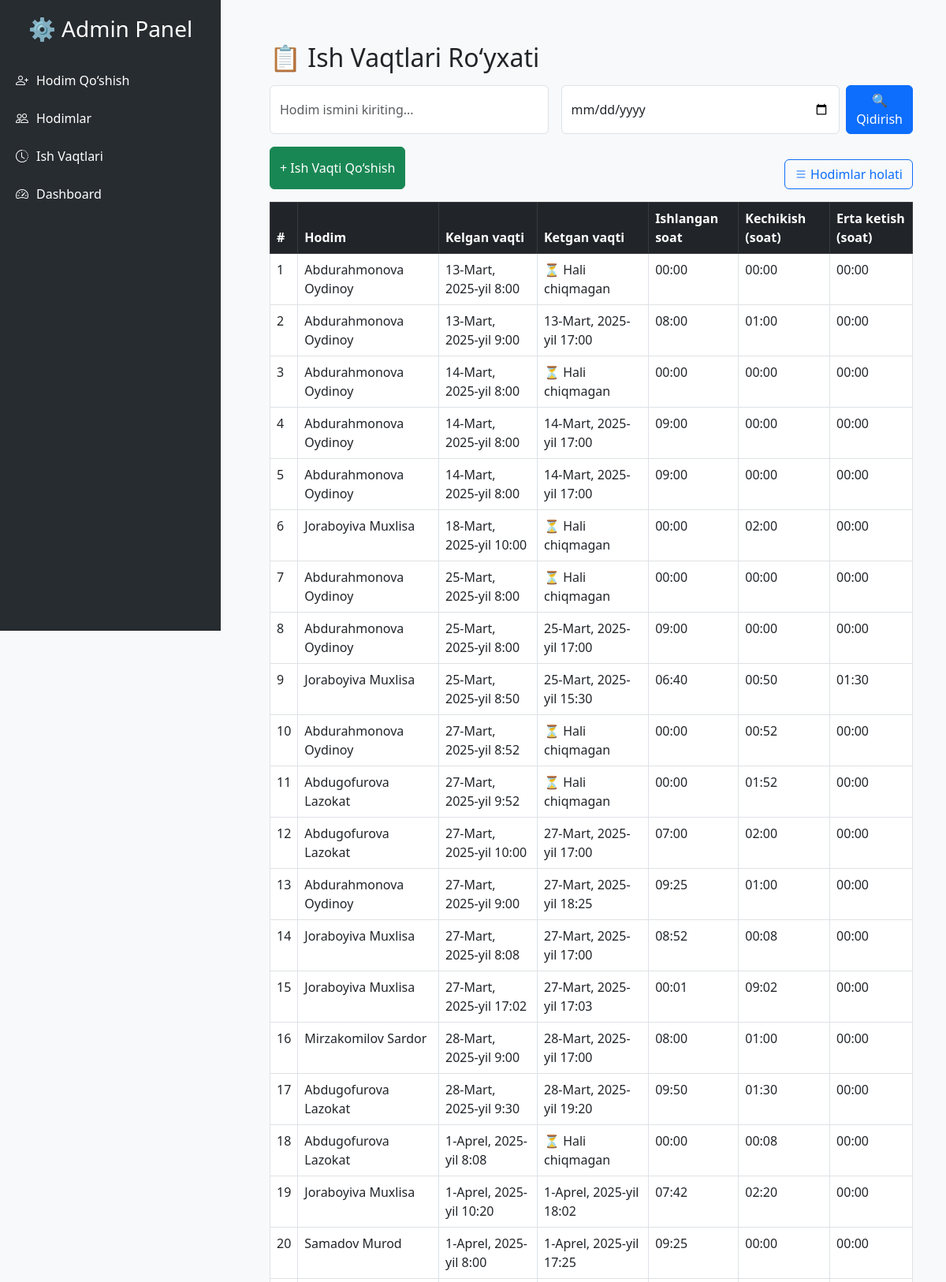
The page /worklogs/ (upper part) on the database its author committed.
### hodimlar/models.py (models this page shows, shortened)
class WorkLog(models.Model):
    hodim = models.ForeignKey('Hodim', on_delete=models.CASCADE)
    check_in = models.DateTimeField()
    check_out = models.DateTimeField(null=True, blank=True)
    @property
    def hours_worked(self):
        if self.check_out:
            total_seconds = (self.check_out - self.check_in).total_seconds()
            hours = int(total_seconds // 3600)
            minutes = int((total_seconds % 3600) // 60)
            return f"{hours:02}:{minutes:02}"  # HH:MM format
        return "00:00"
    @property
    def late_check_in_hours(self):
        if self.check_in:
            local_check_in = localtime(self.check_in)  # ✅ UTC vaqtni lokal vaqtga o‘tkazish
            if local_check_in.time() > time(8, 0):
                late_seconds = (local_check_in - local_check_in.replace(hour=8, minute=0, second=0)).total_seconds()
                return self.format_hours_minutes(late_seconds)  # ✅ TO‘G‘RI METOD NOMI
        return "00:00"
    @property
    def early_leave_hours(self):
        if self.check_out:
            local_check_out = localtime(self.check_out)  # ✅ UTC vaqtni lokal vaqtga o‘tkazish
            if local_check_out.time() < time(17, 0):  # Agar check-out vaqti 17:00 dan oldin bo'lsa
                early_seconds = (local_check_out.replace(hour=17, minute=0, second=0) - local_check_out).total_seconds()
                return self.format_hours_minutes(early_seconds)  # ✅ TO‘G‘RI METOD NOMI
        return "00:00"
    def format_hours_minutes(self, total_seconds):  # ✅ TO‘G‘RI METOD NOMI
        hours = int(total_seconds // 3600)
        minutes = int((total_seconds % 3600) // 60)
        return f"{hours:02}:{minutes:02}"

class Hodim(models.Model):
    first_name = models.CharField(
        max_length=50,
        validators=[RegexValidator(r'^[a-zA-Z\s]+$', "Ism faqat harflardan iborat bo'lishi kerak")]
    )
    last_name = models.CharField(
        max_length=50,
        validators=[RegexValidator(r'^[a-zA-Z\s]+$', "Familiya faqat harflardan iborat bo'lishi kerak")]
    )
    phone_number = models.CharField(
        max_length=13,
        unique=True,
        validators=[RegexValidator(r'^\+998\d{9}$', "Telefon raqami +998 formatida va 9 ta raqamdan iborat bo'lishi kerak")]
    )
    lavozim = models.CharField(
        max_length=50,
        choices=LAVOZIMLAR,
        default='Tikuvchi'  # Agar lavozim tanlanmasa, "Tikuvchi" deb belgilaydi
    )
    birth_date = models.DateField(null=True, blank=True)
    is_active = models.BooleanField(default=True)
    joined_at = models.DateTimeField(auto_now_add=True)
    class Meta:
        constraints = [
            models.UniqueConstraint(
                fields=['first_name', 'last_name', 'phone_number'],
                name='unique_hodim'
            )
        ]
        ordering = ['first_name', 'last_name']
        verbose_name = "Hodim"
        verbose_name_plural = "Hodimlar"

### hodimlar/views.py (the view)
# urls.py: path('worklogs/', worklog_list, name='worklog_list'),
def worklog_list(request):
    qidirish = request.GET.get("qidirish", "").strip()
    date_filter = request.GET.get("date", "").strip()
    worklogs = WorkLog.objects.select_related("hodim").all()
    hodimlar = Hodim.objects.all()
    if qidirish:
        worklogs = worklogs.filter(
            Q(hodim__first_name__icontains=qidirish) |
            Q(hodim__last_name__icontains=qidirish)
        )
    if date_filter:
        try:
            date_obj = datetime.strptime(date_filter, "%Y-%m-%d").date()
            worklogs = worklogs.filter(check_in__date=date_obj)
        except ValueError:
            pass  # Noto‘g‘ri sana formati kiritilgan bo‘lsa, hech narsa qilmaymiz
    for log in worklogs:
        print(f"Hodim: {log.hodim.first_name} {log.hodim.last_name}, Kechikish: {log.late_check_in_hours}, Erta ketish: {log.early_leave_hours}")
    return render(request, "hodimlar/worklog_list.html", {
        "worklogs": worklogs,
        "hodimlar": hodimlar
})

### hodimlar/templates/hodimlar/worklog_list.html (shortened to what this page needs)
{% extends "admin_base.html" %}
{% block content %}
<div class="container mt-4">
    <h2 class="mb-3">📋 Ish Vaqtlari Ro‘yxati</h2>
<form method="GET" class="d-flex gap-2 mb-3">
    <input type="text" name="q" class="form-control me-2" placeholder="Hodim ismini kiriting..." class="form-control me-2" value="{{ query }}">
    <input type="date" name="date" class="form-control" placeholder="Sanani tanlang" value="{{ date }}">
    <button type="submit" class="btn btn-primary">🔍 Qidirish</button>
</form>
    <div class="d-flex justify-content-between mb-3">
        <button class="btn btn-success" data-bs-toggle="modal" data-bs-target="#selectHodimModal">
            + Ish Vaqti Qo‘shish
        </button>
        <div class="text-center mt-3">
            <a href="{% url 'hodimlar:bugungi_holati' %}" class="btn btn-outline-primary">
                <i class="bi bi-list"></i> Hodimlar holati
            </a>
        </div>
    </div>
    <table class="table table-bordered table-hover">
        <thead class="table-dark">
            <tr>
                <th>#</th>
                <th>Hodim</th>
                <th>Kelgan vaqti</th>
                <th>Ketgan vaqti</th>
                <th>Ishlangan soat</th>
                <th>Kechikish (soat)</th>
                <th>Erta ketish (soat)</th>
            </tr>
        </thead>
        <tbody>
            {% for log in worklogs %}
            <tr>
                <td>{{ forloop.counter }}</td>
                <td>{{ log.hodim.first_name }} {{ log.hodim.last_name }}</td>
                <td>{{ log.check_in }}</td>
                <td>{{ log.check_out|default:"⏳ Hali chiqmagan" }}</td>
                <td>{{ log.hours_worked }}</td>
                <td>{{ log.late_check_in_hours }}</td>
                <td>{{ log.early_leave_hours }}</td>
            </tr>
            {% empty %}
            <tr>
                <td colspan="7" class="text-center text-muted">📭 Ma’lumotlar topilmadi</td>
            </tr>
            {% endfor %}
        </tbody>
    </table>
</div>
{% endblock %}

### hodimlar/templates/admin_base.html (style rules this page uses)
body { background-color: #f8f9fa; }

### rows shown on the page
WorkLog: hodim.first_name "Abdurahmonova", hodim.last_name "Oydinoy", check_in "13-Mart, 2025-yil 8:00", check_out "⏳ Hali chiqmagan", hours_worked "00:00", late_check_in_hours "00:00", early_leave_hours "00:00"
WorkLog: hodim.first_name "Abdurahmonova", hodim.last_name "Oydinoy", check_in "13-Mart, 2025-yil 9:00", check_out "13-Mart, 2025-yil 17:00", hours_worked "08:00", late_check_in_hours "01:00", early_leave_hours "00:00"
WorkLog: hodim.first_name "Abdurahmonova", hodim.last_name "Oydinoy", check_in "14-Mart, 2025-yil 8:00", check_out "⏳ Hali chiqmagan", hours_worked "00:00", late_check_in_hours "00:00", early_leave_hours "00:00"
WorkLog: hodim.first_name "Abdurahmonova", hodim.last_name "Oydinoy", check_in "14-Mart, 2025-yil 8:00", check_out "14-Mart, 2025-yil 17:00", hours_worked "09:00", late_check_in_hours "00:00", early_leave_hours "00:00"
WorkLog: hodim.first_name "Abdurahmonova", hodim.last_name "Oydinoy", check_in "14-Mart, 2025-yil 8:00", check_out "14-Mart, 2025-yil 17:00", hours_worked "09:00", late_check_in_hours "00:00", early_leave_hours "00:00"
WorkLog: hodim.first_name "Joraboyiva", hodim.last_name "Muxlisa", check_in "18-Mart, 2025-yil 10:00", check_out "⏳ Hali chiqmagan", hours_worked "00:00", late_check_in_hours "02:00", early_leave_hours "00:00"
WorkLog: hodim.first_name "Abdurahmonova", hodim.last_name "Oydinoy", check_in "25-Mart, 2025-yil 8:00", check_out "⏳ Hali chiqmagan", hours_worked "00:00", late_check_in_hours "00:00", early_leave_hours "00:00"
WorkLog: hodim.first_name "Abdurahmonova", hodim.last_name "Oydinoy", check_in "25-Mart, 2025-yil 8:00", check_out "25-Mart, 2025-yil 17:00", hours_worked "09:00", late_check_in_hours "00:00", early_leave_hours "00:00"
WorkLog: hodim.first_name "Joraboyiva", hodim.last_name "Muxlisa", check_in "25-Mart, 2025-yil 8:50", check_out "25-Mart, 2025-yil 15:30", hours_worked "06:40", late_check_in_hours "00:50", early_leave_hours "01:30"
WorkLog: hodim.first_name "Abdurahmonova", hodim.last_name "Oydinoy", check_in "27-Mart, 2025-yil 8:52", check_out "⏳ Hali chiqmagan", hours_worked "00:00", late_check_in_hours "00:52", early_leave_hours "00:00"
WorkLog: hodim.first_name "Abdugofurova", hodim.last_name "Lazokat", check_in "27-Mart, 2025-yil 9:52", check_out "⏳ Hali chiqmagan", hours_worked "00:00", late_check_in_hours "01:52", early_leave_hours "00:00"
WorkLog: hodim.first_name "Abdugofurova", hodim.last_name "Lazokat", check_in "27-Mart, 2025-yil 10:00", check_out "27-Mart, 2025-yil 17:00", hours_worked "07:00", late_check_in_hours "02:00", early_leave_hours "00:00"
WorkLog: hodim.first_name "Abdurahmonova", hodim.last_name "Oydinoy", check_in "27-Mart, 2025-yil 9:00", check_out "27-Mart, 2025-yil 18:25", hours_worked "09:25", late_check_in_hours "01:00", early_leave_hours "00:00"
WorkLog: hodim.first_name "Joraboyiva", hodim.last_name "Muxlisa", check_in "27-Mart, 2025-yil 8:08", check_out "27-Mart, 2025-yil 17:00", hours_worked "08:52", late_check_in_hours "00:08", early_leave_hours "00:00"
WorkLog: hodim.first_name "Joraboyiva", hodim.last_name "Muxlisa", check_in "27-Mart, 2025-yil 17:02", check_out "27-Mart, 2025-yil 17:03", hours_worked "00:01", late_check_in_hours "09:02", early_leave_hours "00:00"
WorkLog: hodim.first_name "Mirzakomilov", hodim.last_name "Sardor", check_in "28-Mart, 2025-yil 9:00", check_out "28-Mart, 2025-yil 17:00", hours_worked "08:00", late_check_in_hours "01:00", early_leave_hours "00:00"
WorkLog: hodim.first_name "Abdugofurova", hodim.last_name "Lazokat", check_in "28-Mart, 2025-yil 9:30", check_out "28-Mart, 2025-yil 19:20", hours_worked "09:50", late_check_in_hours "01:30", early_leave_hours "00:00"
WorkLog: hodim.first_name "Abdugofurova", hodim.last_name "Lazokat", check_in "1-Aprel, 2025-yil 8:08", check_out "⏳ Hali chiqmagan", hours_worked "00:00", late_check_in_hours "00:08", early_leave_hours "00:00"
WorkLog: hodim.first_name "Joraboyiva", hodim.last_name "Muxlisa", check_in "1-Aprel, 2025-yil 10:20", check_out "1-Aprel, 2025-yil 18:02", hours_worked "07:42", late_check_in_hours "02:20", early_leave_hours "00:00"
WorkLog: hodim.first_name "Samadov", hodim.last_name "Murod", check_in "1-Aprel, 2025-yil 8:00", check_out "1-Aprel, 2025-yil 17:25", hours_worked "09:25", late_check_in_hours "00:00", early_leave_hours "00:00"
